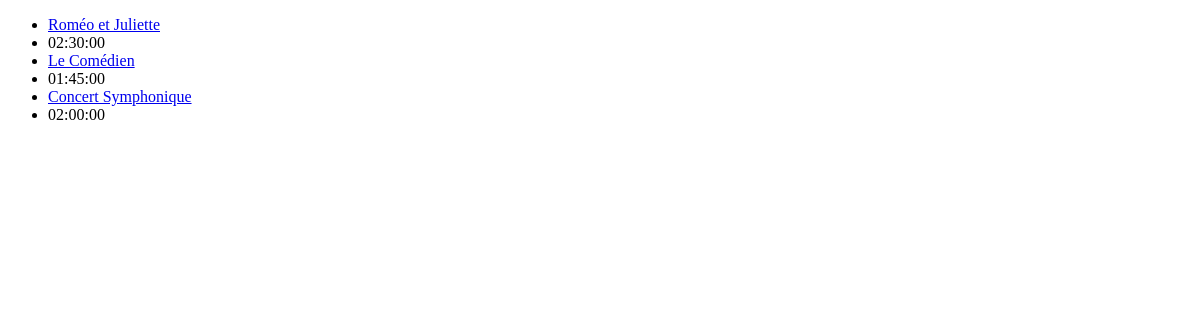
The app's page /src/views/film/index-film.php, older data.
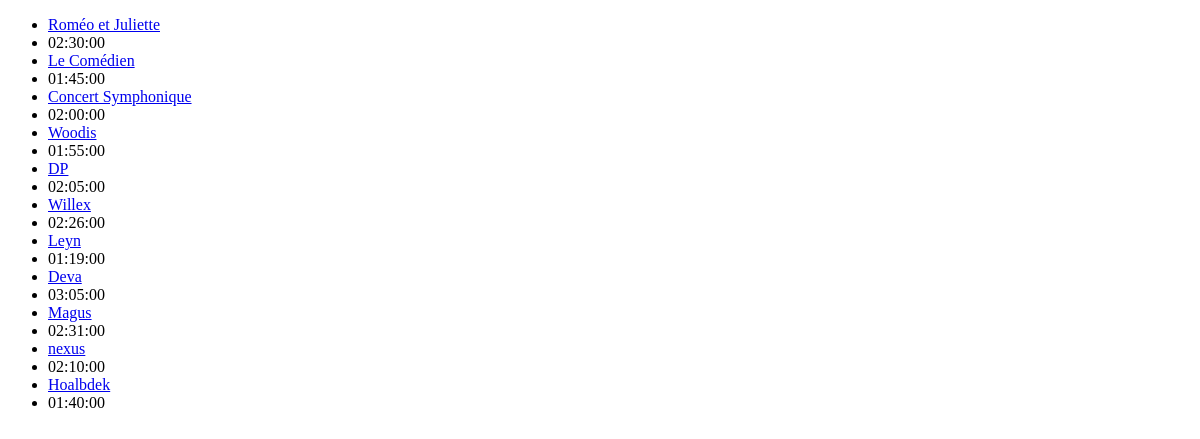
The same page, newer data.
### tables this page shows
CREATE TABLE IF NOT EXISTS `film` (
  `id` int NOT NULL AUTO_INCREMENT,
  `title` varchar(255) NOT NULL,
  `image` varchar(255) NOT NULL,
  `synopsis` text,
  `duration` time DEFAULT NULL,
  `price` float DEFAULT NULL,
  `language` enum('français','VO','surtitré','audio') DEFAULT NULL,
  `genre_id` int DEFAULT NULL,
  PRIMARY KEY (`id`),
  KEY `category_id` (`genre_id`)
);

### src/DBAL/Connector.php (called while the page is built, shortened)
<?php
class Connector
{
    public function __construct()
    {
       $this->dbConnector = new \PDO(self::DSN, 'root', '');
    }
}

### src/Entity/Film.php (called while the page is built, shortened)
<?php
class Film
{
    private \PDO $connector;
    public function __construct(\PDO $connector)
    {
        $this->connector = $connector;
    }
    public function getAllFilms()
    {
        $query = "SELECT * FROM film";
        $stmt = $this->connector->prepare($query);
        $stmt->execute();
        return $stmt->fetchAll(\PDO::FETCH_ASSOC);
    }
}
?>

### src/views/film/index-film.php (the view, shortened to what this page needs)
<?php
$dbh = new Connector();
$filmModel = new Film($dbh->dbConnector);
$allFilms = $filmModel->getAllFilms();
?>
<!DOCTYPE html>
<html lang="en">
<head>
</head>
<body>
    <ul>
        <?php foreach ($allFilms as $film) { ?>
            <li><a href="infos-film.php?id_film=<?= $film['id'] ?>"><?= $film['title'] ?></a></li>
            <li><?= $film['duration'] ?></li>
        <?php } ?>
    </ul>
</body>
</html>

Row changes from the older to the newer data that the page shows:
added film: title "Woodis", duration "01:55:00"
added film: title "DP", duration "02:05:00"
added film: title "Willex", duration "02:26:00"
added film: title "Leyn", duration "01:19:00"
added film: title "Deva", duration "03:05:00"
added film: title "Magus", duration "02:31:00"
added film: title "nexus", duration "02:10:00"
added film: title "Hoalbdek", duration "01:40:00"
